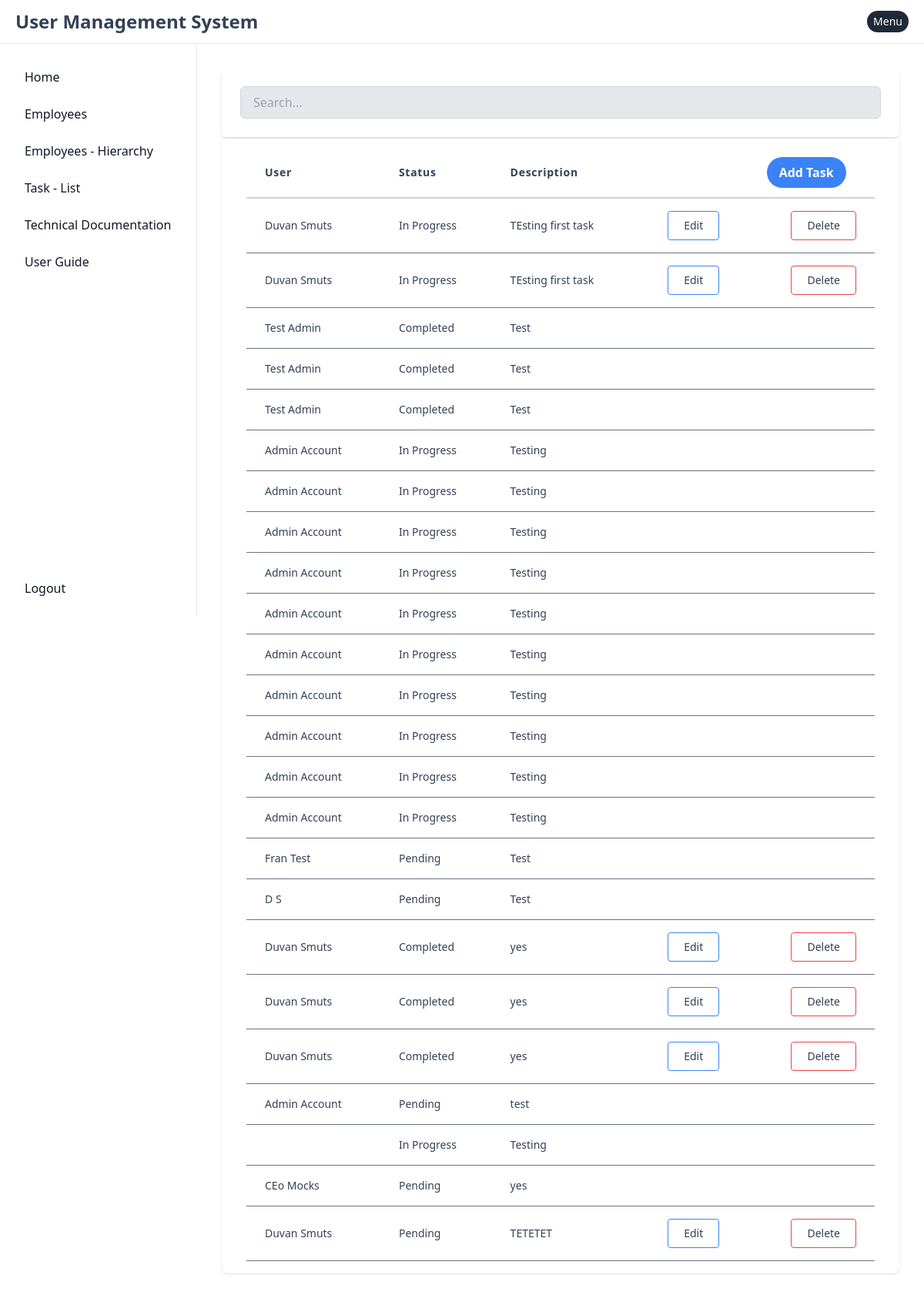
The app's page /user_tasks/list/ (signed in), older data.
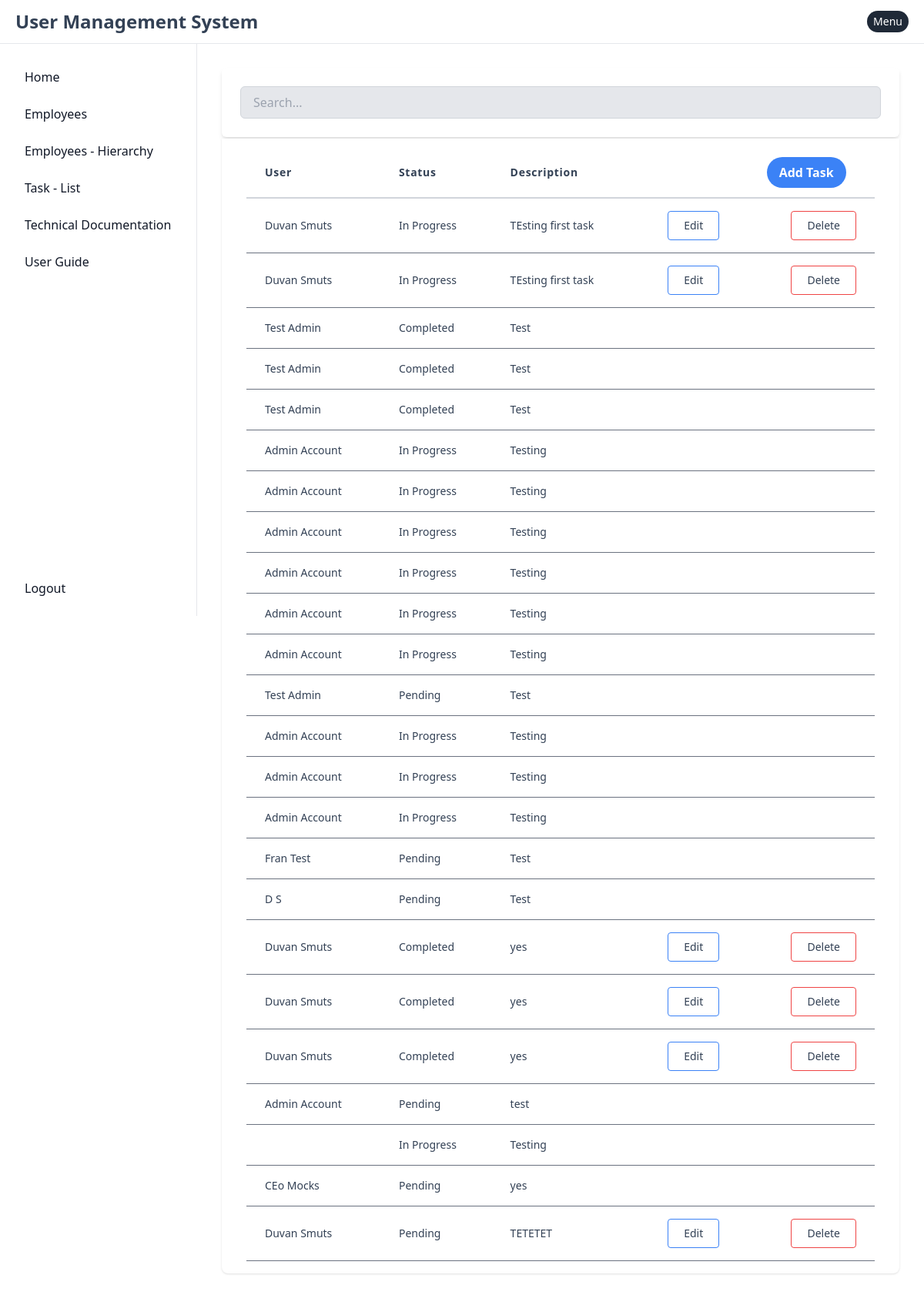
The same page, newer data.
### apps/admin/user_tasks/models.py (models this page shows, shortened)
class UserTask(AuditFields):
    STATUS_CHOICES = (
        (1, 'Pending'),
        (2, 'In Progress'),
        (3, 'Completed'),
    )
    user        = models.ForeignKey(User, on_delete=models.CASCADE)
    status      = models.IntegerField(choices=STATUS_CHOICES, default='Pending')
    description = models.TextField(max_length=300, blank=True, null=True)

### apps/admin/user/models.py (models this page shows, shortened)
class User(AuditFields, AbstractBaseUser, PermissionsMixin):
    reporting_line_manager = models.ForeignKey('self', on_delete=models.SET_NULL, null=True, blank=True, related_name='reports_to')
    email                  = models.EmailField(unique=True)
    first_name             = models.CharField(max_length=30, blank=True)
    last_name              = models.CharField(max_length=30, blank=True)
    contact_number         = models.CharField(max_length=30, blank=True)
    employee_number        = models.CharField(max_length=30, blank=True)
    hashed_email_gravatar  = models.CharField(max_length=250, blank=True)
    position               = models.IntegerField(choices=POSITION_CHOICES, blank=True, null=True)
    birth_date             = models.DateField(null=True, blank=True)
    is_active              = models.BooleanField(default=True)
    is_staff               = models.BooleanField(default=False)
    is_admin               = models.BooleanField(default=False)
    salary                 = models.DecimalField(verbose_name='Salary', default=0, max_digits=9, decimal_places=2)
    description            = models.TextField(max_length=300, blank=True, null=True)
    objects = UserManager()
    USERNAME_FIELD  = 'email'
    REQUIRED_FIELDS = []

### apps/system/user_tasks/list/views.py (the view)
# urls.py: path('list/',                 UserListView.as_view(),   name='list'),
class UserListView(LoginRequiredMixin, View):
    def get(self, request, *args, **kwargs):
        user_tasks = UserTask.objects.all()
        return render(
            self.request,
            template_name = 'system/user_tasks/list/task_list.html',
            context       = {
                'user_tasks'     : user_tasks,
                'logged_in_user' : self.request.user.id,
                'admin_user'     : self.request.user.is_admin
            }
        )

### templates/system/user_tasks/list/task_list.html (shortened to what this page needs)
{% extends 'base.html' %}
{% block content %}
<div class="mx-auto bg-white p-6 rounded-md shadow-md mb-0.5">
    <input id="searchInput" type="text"
        class="w-full px-4 py-2 bg-gray-200 focus:bg-white border border-gray-300 rounded-md outline-none"
        placeholder="Search...">
</div>
<div class="-my-2 py-2 overflow-x-auto sm:-mx-6 sm:px-6 lg:-mx-8 pr-10 lg:px-8">
    <div class="align-middle inline-block min-w-full shadow overflow-hidden bg-white shadow-dashboard px-8 pt-3 rounded-bl-lg rounded-br-lg">
        <table class="table min-w-full" id="employee_list_table">
            <thead>
                <tr>
                    <th class="px-6 py-3 border-b-2 border-gray-300 text-left text-sm leading-4 tracking-wider hover:bg-gray-100 cursor-pointer">User</th>
                    <th class="px-6 py-3 border-b-2 border-gray-300 text-left text-sm leading-4 tracking-wider hover:bg-gray-100 cursor-pointer">Status</th>
                    <th class="px-6 py-3 border-b-2 border-gray-300 text-left text-sm leading-4 tracking-wider hover:bg-gray-100 cursor-pointer">Description</th>
                    <th class="px-6 py-3 border-b-2 border-gray-300 text-left text-sm leading-4 tracking-wider hover:bg-gray-100 cursor-pointer"></th>
                    <th class="px-6 py-3 border-b-2 border-gray-300">
                        <button class="bg-blue-500 hover:bg-blue-700 text-white font-bold py-2 px-4 rounded-full"
                                hx-get    = "{% url 'user_tasks:create' %}"
                                hx-target = "#modalContent"
                        >
                          Add Task
                        </button>
                    </th>
                </tr>
            </thead>
            <tbody class="bg-white">
                {% for user_task in user_tasks %}
                    <tr>
                        <td class="px-6 py-4 whitespace-no-wrap border-b border-gray-500">
                            <div class="text-sm leading-5">{{ user_task.user.first_name }} {{ user_task.user.last_name }}</div>
                        </td>
                        <td class="px-6 py-4 whitespace-no-wrap border-b border-gray-500 text-sm leading-5">{{ user_task.get_status_display }}</td>
                        <td class="px-6 py-4 whitespace-no-wrap border-b border-gray-500 text-sm leading-5">{{ user_task.description }}</td>
                        {% if user_task.user.id == logged_in_user or admin_user %}
                            <td class="px-6 py-4 whitespace-no-wrap text-right border-b border-gray-500 text-sm leading-5">
                                <button hx-get    = "{% url 'user_tasks:update' user_task.id %}"
                                        hx-target = "#modalContent"
                                        class="px-5 py-2 border-blue-500 border rounded transition duration-300 hover:bg-blue-700 hover:text-white focus:outline-none">Edit</button>
                            </td>
                        {% else %}
                            <td class="px-6 py-4 whitespace-no-wrap text-right border-b border-gray-500 text-sm leading-5"></td>
                        {%  endif %}
                        {% if user_task.user.id == logged_in_user or admin_user %}
                            <td class="px-6 py-4 whitespace-no-wrap text-right border-b border-gray-500 text-sm leading-5">
                                <button hx-get    = "{% url 'user_tasks:delete' user_task.id %}"
                                        hx-target = "#modalContent"
                                        class="px-5 py-2 border-red-500 border rounded transition duration-300 hover:bg-red-700 hover:text-white focus:outline-none">Delete</button>
                            </td>
                        {% else %}
                            <td class="px-6 py-4 whitespace-no-wrap text-right border-b border-gray-500 text-sm leading-5"></td>
                        {%  endif %}
                    </tr>
                {% endfor %}
            </tbody>
        </table>
    </div>
</div>
{% endblock content %}

Row changes from the older to the newer data that the page shows:
changed UserTask (number 12 of 24 on the later page): user.first_name "Admin" → "Test"; user.last_name "Account" → "Admin"; status "In Progress" → "Pending"; description "Testing" → "Test"
